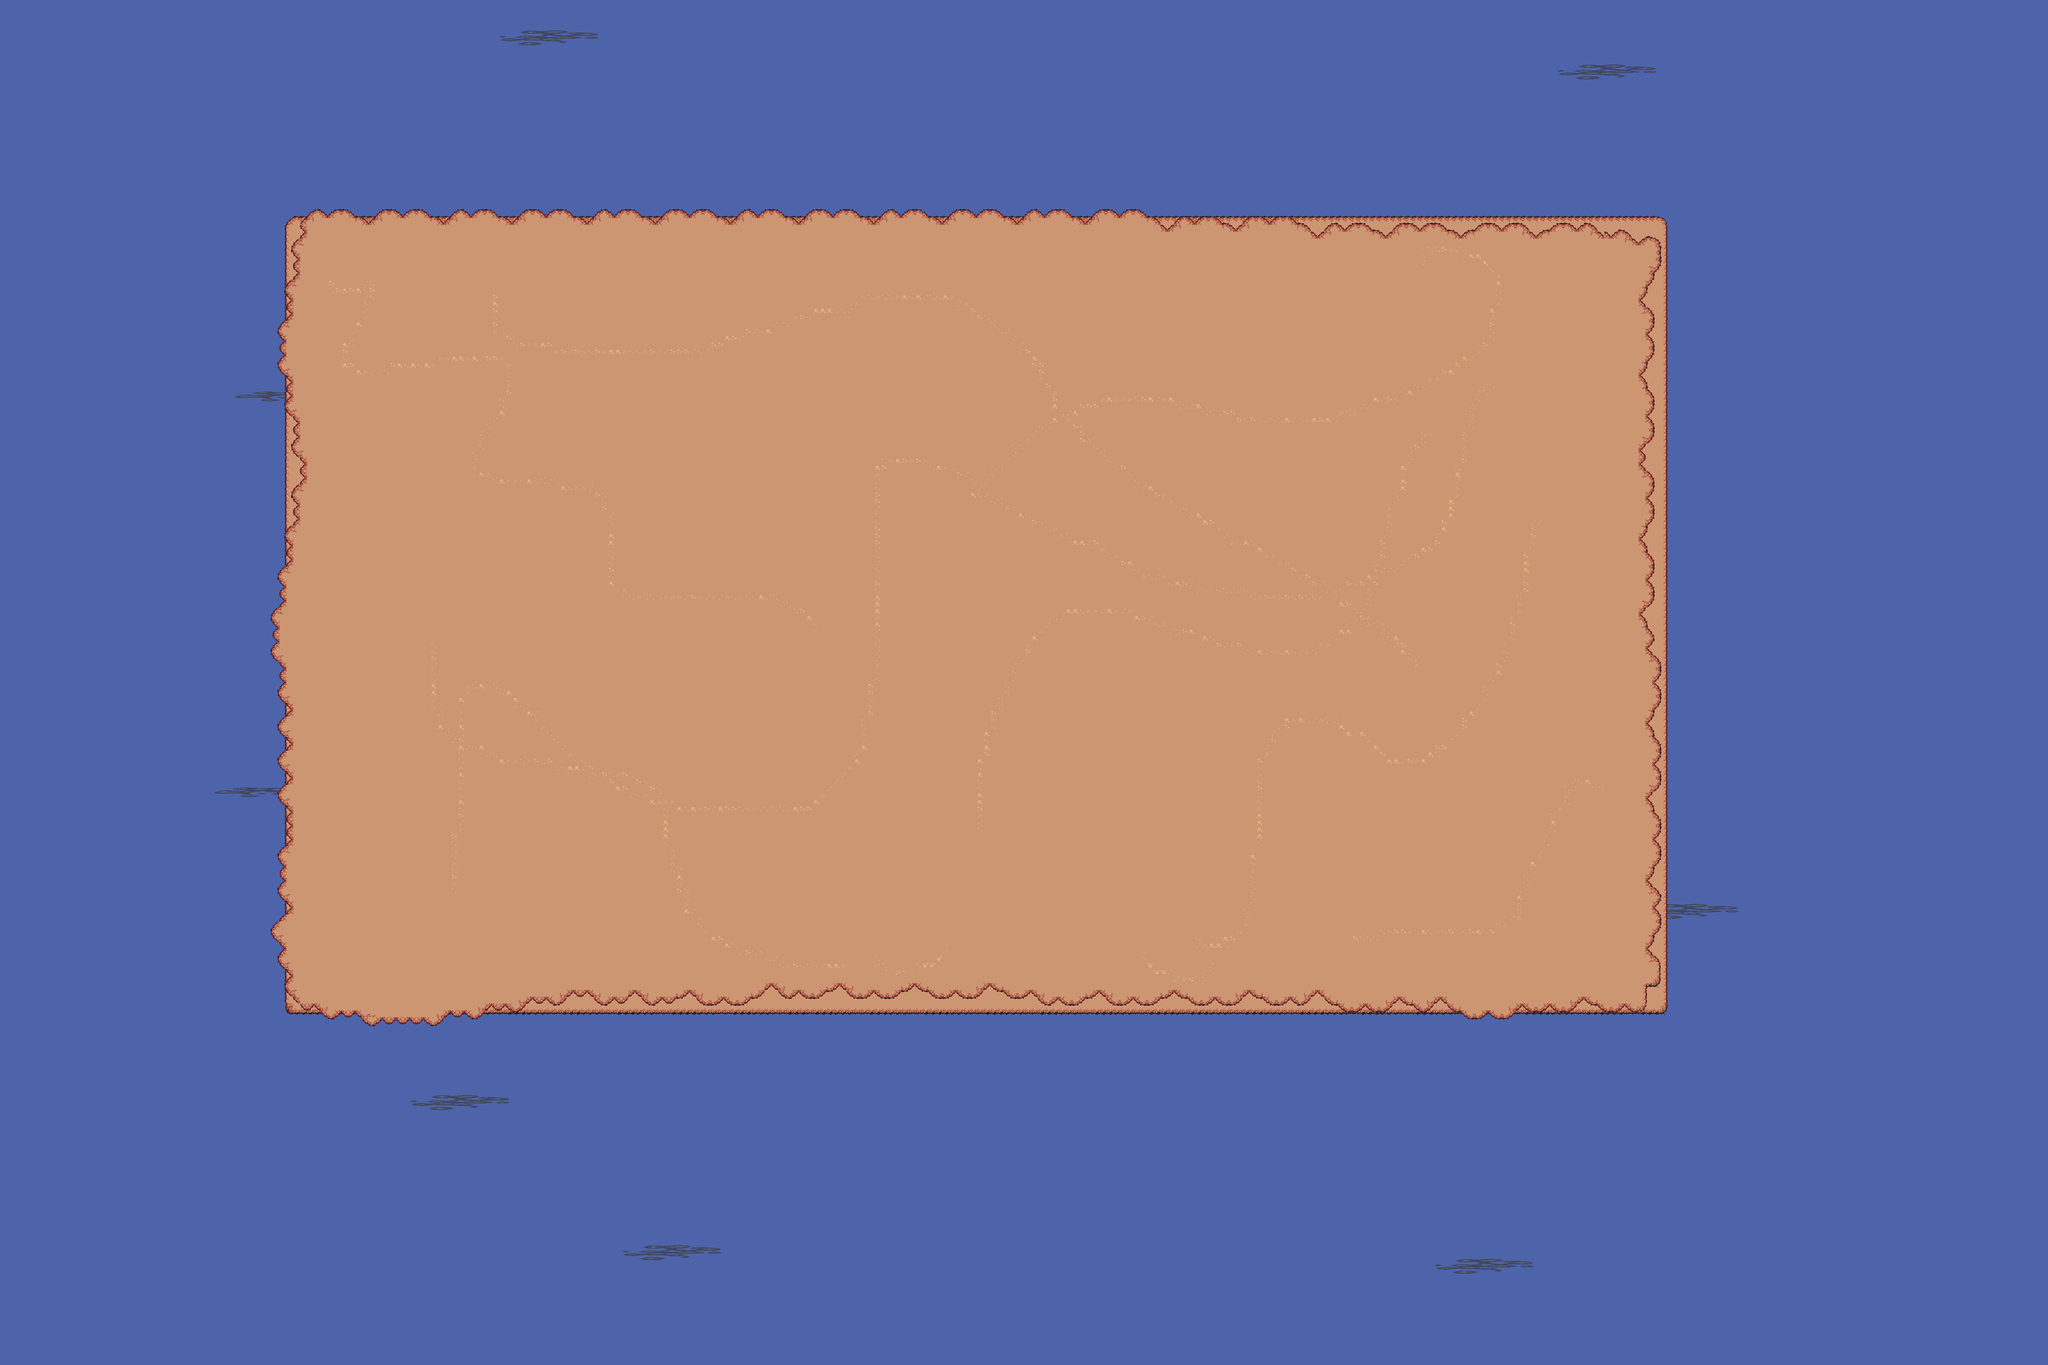

Rendered tile map (Tiled .tmx) drawn with the repository's tilesets; below, a short description and the map source with its tile grids summarised:
An orthogonal 300x200 tile map with 16x16 px tiles, 4 tile layers (water0, water1, ground, details), 3 tilesets and 1 object (limiter).

<map version="1.10" tiledversion="1.11.0" orientation="orthogonal" renderorder="right-down" width="300" height="200" tilewidth="16" tileheight="16" infinite="0" nextlayerid="8" nextobjectid="2">
 <tileset firstgid="1" source="water.tsx" />
 <tileset firstgid="1549" source="Water_coasts.tsx" />
 <tileset firstgid="3109" source="details.tsx" />
 <layer id="1" name="water0" width="300" height="200">
  <data>[60000 cells, 60000 non-empty, 1 distinct tile ids]</data>
 </layer>
 <layer id="3" name="water1" width="300" height="200">
  <data>[60000 cells, 340 non-empty, 74 distinct tile ids]</data>
 </layer>
 <layer id="2" name="ground" width="300" height="200">
  <data>[60000 cells, 24071 non-empty, 28 distinct tile ids]</data>
 </layer>
 <layer id="4" name="details" width="300" height="200">
  <data>[60000 cells, 3237 non-empty, 27 distinct tile ids]</data>
 </layer>
 <objectgroup id="5" name="limiter">
  <object id="1" name="limiter" type="limiter" x="672.727" y="521.212" width="3230.3" height="1848.48" />
 </objectgroup>
</map>
